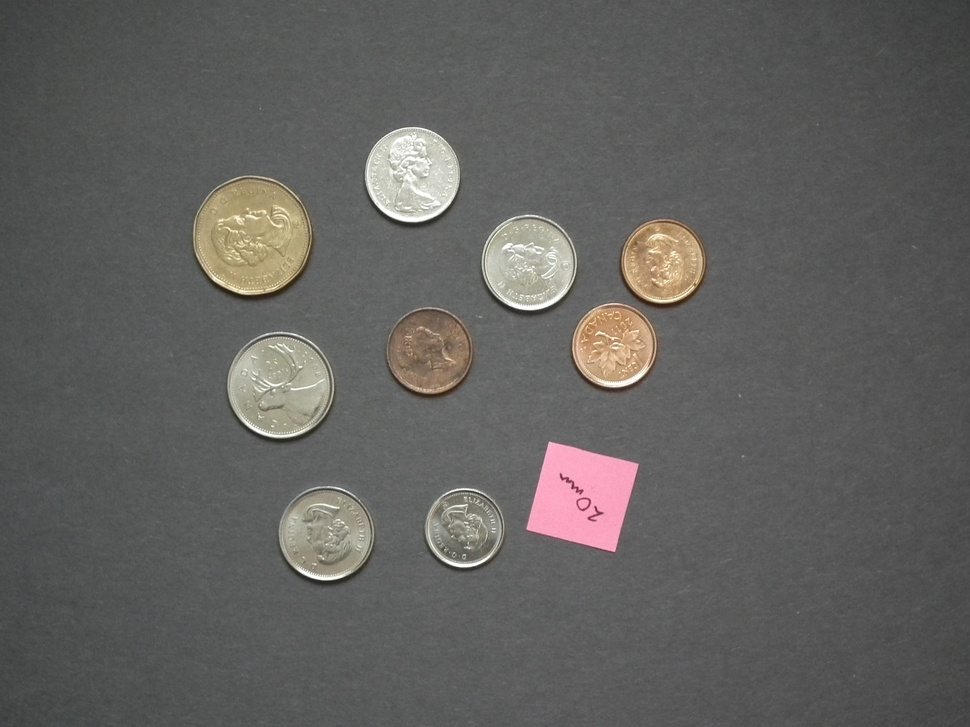
#> input picture Segmentation/data/153.JPG, 970 x 727 px, shrunk from 3648 x 2736 before the run
$ python shapes.py data/153.JPG   (Python 2 division)
#> lines starting #> are read from the running program, lines starting #| are printed output that depends on the picture; after the words box and inside, x2 and y2 are one past the last pixel; in counts of white or black regions, pixels touching at a corner belong together
#> further down, img is the input picture: shape (727, 970, 3); mean B, G, R 94.7, 97, 98.2
#!/usr/bin/env python
# This example has been copied from the opencv 2.4.6 samples
# it may have been tweaked to repair small bugs on Ubuntu 12.10

'''
Simple "Square Detector" program.

Loads several images sequentially and tries to find squares in each image.
'''

import numpy as np
import cv2
import sys
import math


def angle_cos(p0, p1, p2):
    d1, d2 = (p0-p1).astype('float'), (p2-p1).astype('float')
    return abs( np.dot(d1, d2) / np.sqrt( np.dot(d1, d1)*np.dot(d2, d2) ) )

def find_shapes(img):
    img = cv2.GaussianBlur(img, (15, 15), 0)
    squares = []
    circles = []
    other = []
    gray=cv2.cvtColor(img,cv2.COLOR_RGB2GRAY)
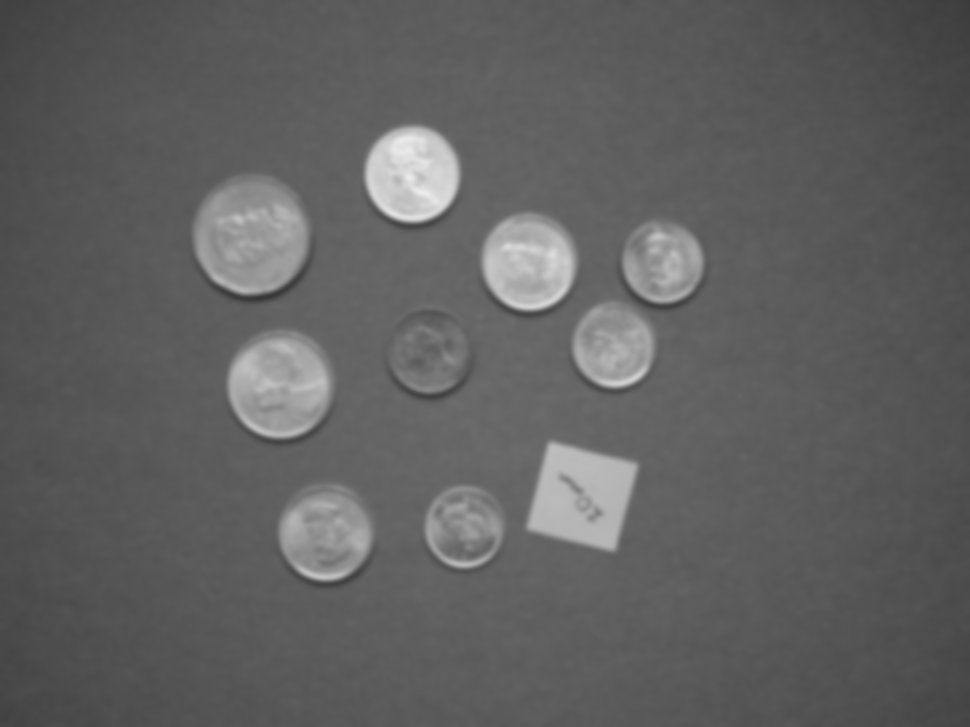
#> gray: shape (727, 970); min 55, max 235, mean 96.4
    #for gray in cv2.cvtColor(img,cv2.COLOR_RGB2GRAY):  #cv2.split(img):
    for q in [0]:
        for thrs in [0]:   #xrange(0, 255, 26):
            if thrs == 0:
                bin = cv2.Canny(gray, 200, 230, apertureSize=5)
                #bin = cv2.dilate(bin, None)
                cv2.imshow('canny',bin)
                cv2.waitKey()
                cv2.destroyWindow('canny')
            else:
                retval, bin = cv2.threshold(gray, thrs, 255, cv2.THRESH_BINARY)
            contours, hierarchy = cv2.findContours(bin, cv2.RETR_LIST, cv2.CHAIN_APPROX_SIMPLE)
            for cnt in contours:
                cnt_len = cv2.arcLength(cnt, True)
                cnt = cv2.approxPolyDP(cnt, 0.02*cnt_len, True)
                area=cv2.contourArea(cnt)
                if(area>=1000):
                   print "Contour:",len(cnt),cnt_len,area,abs(cnt_len/math.sqrt(area) -2*math.sqrt(math.pi))
                if(area < 1000):
                   #other.append(cnt)
                   # ignore speckles
                   pass
                elif len(cnt) == 4 and cv2.contourArea(cnt) > 1000 and cv2.isContourConvex(cnt):
                    cnt = cnt.reshape(-1, 2)
                    max_cos = np.max([angle_cos( cnt[i], cnt[(i+1) % 4], cnt[(i+2) % 4] ) for i in xrange(4)])
                    if max_cos < 0.1:
                        squares.append(cnt)
                    else:
                        other.append(cnt)
                else:
                    # perimeter to sqroot area ratio is two x sqrt(pi)
                    if(abs(cnt_len/math.sqrt(area)-2*math.sqrt(math.pi)) < 0.5):
                        circles.append(cnt)
                    else:
                        other.append(cnt)
#> this loop made 1 pass
#> pass 1, in find_shapes, `cv2.imshow('canny',bin)`:
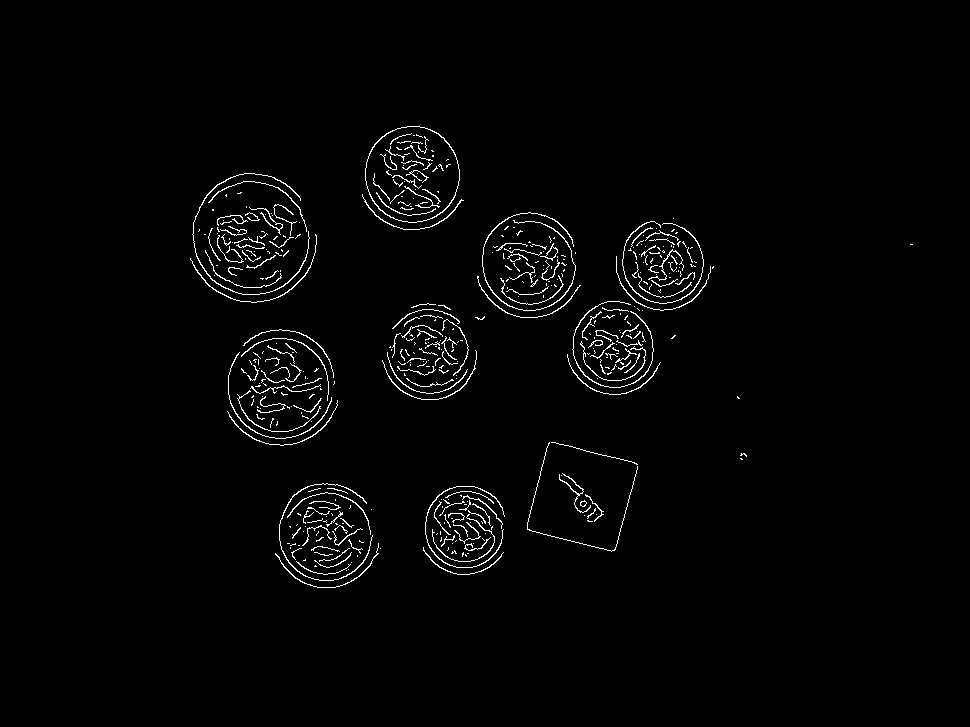
#> window 'canny': shape (727, 970); 1.8% white in thin lines or dots, all inside (x1, y1, x2, y2) = (190, 126, 913, 588)
#> after the loop, circles = 2 contours; box (x1, y1, x2, y2) and area: (365, 126, 460, 223) 6522, (365, 126, 460, 223) 6436; cnt = [[407, 126], [374, 144], [365, 180], [380, 210], [416, 222], [449, 205], [459, 169], [443, 137]]; other = []; squares = []
    return squares,circles,other

if __name__ == '__main__':
    from glob import glob
    for fn in sys.argv[1:]:
        img = cv2.imread(fn)
        squares,circles,other = find_shapes(img)
#> squares = []; other = []
        cv2.drawContours( img, other, -1, (255, 255, 0), 1 )
        cv2.drawContours( img, squares, -1, (0, 255, 0), 2 )
        cv2.drawContours( img, circles, -1, (0, 0, 255), 2 )
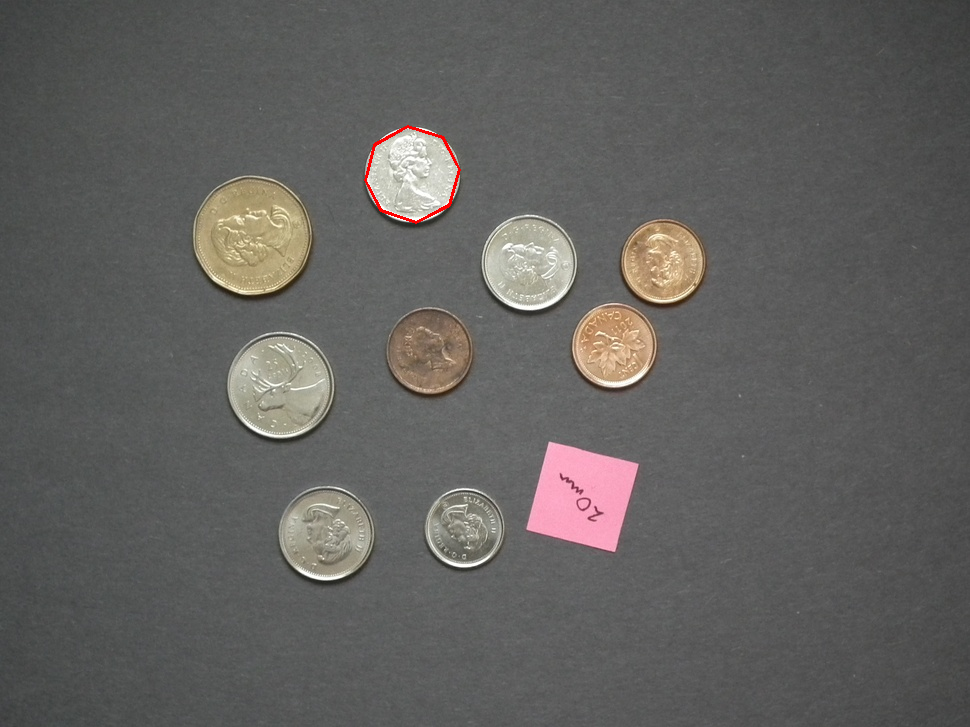
#> img: shape (727, 970, 3); 0.12% of pixels changed, all inside (x1, y1, x2, y2) = (364, 125, 461, 224)
        cv2.imshow('shapes', img)
        ch = 0xFF & cv2.waitKey()
#> (key Esc is pressed here)
        if ch == 27:
            break
    cv2.destroyAllWindows()
